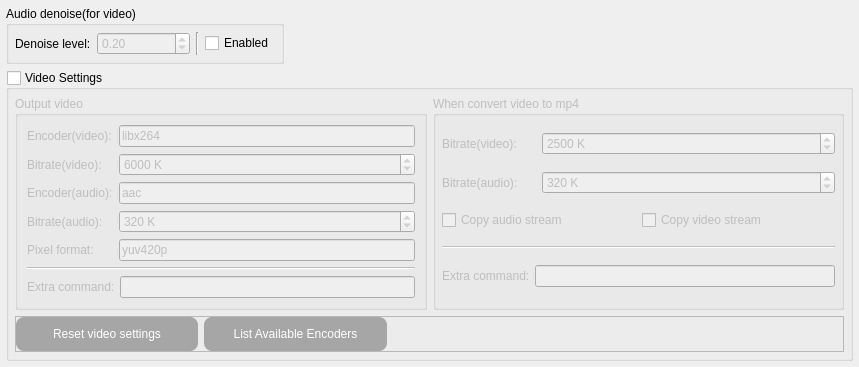
       <widget class="QWidget" name="tab_VideoSettings">
        <attribute name="icon">
         <iconset resource="Style/icon.qrc">
          <normaloff>:/icon/icon/VideoSettings.svg</normaloff>:/icon/icon/VideoSettings.svg</iconset>
        </attribute>
        <attribute name="title">
         <string>Video settings</string>
        </attribute>
        <layout class="QGridLayout" name="gridLayout_2">
         <property name="leftMargin">
          <number>6</number>
         </property>
         <property name="topMargin">
          <number>6</number>
         </property>
         <property name="rightMargin">
          <number>6</number>
         </property>
         <property name="bottomMargin">
          <number>6</number>
         </property>
         <item row="1" column="0" rowspan="4" colspan="3">
          <widget class="QGroupBox" name="groupBox_video_settings">
           <property name="maximumSize">
            <size>
             <width>16777215</width>
             <height>16777215</height>
            </size>
           </property>
           <property name="title">
            <string>Video Settings</string>
           </property>
           <property name="checkable">
            <bool>true</bool>
           </property>
           <property name="checked">
            <bool>false</bool>
           </property>
           <layout class="QGridLayout" name="gridLayout_18" columnstretch="0,0,0">
            <property name="leftMargin">
             <number>6</number>
            </property>
            <property name="topMargin">
             <number>6</number>
            </property>
            <property name="rightMargin">
             <number>6</number>
            </property>
            <property name="bottomMargin">
             <number>6</number>
            </property>
            <item row="0" column="0" colspan="3">
             <layout class="QHBoxLayout" name="horizontalLayout_3" stretch="1,1">
              <item>
               <widget class="QGroupBox" name="groupBox_OutputVideoSettings">
                <property name="enabled">
                 <bool>false</bool>
                </property>
                <property name="title">
                 <string>Output video</string>
                </property>
                <layout class="QGridLayout" name="gridLayout_51">
                 <item row="4" column="1">
                  <widget class="QLineEdit" name="lineEdit_pixformat">
                   <property name="toolTip">
                    <string>Default: Auto</string>
                   </property>
                   <property name="text">
                    <string notr="true">yuv420p</string>
                   </property>
                  </widget>
                 </item>
                 <item row="1" column="0">
                  <widget class="QLabel" name="label_27">
                   <property name="text">
                    <string>Bitrate(video):</string>
                   </property>
                  </widget>
                 </item>
                 <item row="0" column="0">
                  <widget class="QLabel" name="label_31">
                   <property name="text">
                    <string>Encoder(video):</string>
                   </property>
                  </widget>
                 </item>
                 <item row="3" column="0">
                  <widget class="QLabel" name="label_29">
                   <property name="text">
                    <string>Bitrate(audio):</string>
                   </property>
                  </widget>
                 </item>
                 <item row="6" column="0" colspan="2">
                  <widget class="QFrame" name="frame_9">
                   <property name="sizePolicy">
                    <sizepolicy hsizetype="Preferred" vsizetype="Fixed">
                     <horstretch>0</horstretch>
                     <verstretch>0</verstretch>
                    </sizepolicy>
                   </property>
                   <property name="frameShape">
                    <enum>QFrame::NoFrame</enum>
                   </property>
                   <property name="frameShadow">
                    <enum>QFrame::Raised</enum>
                   </property>
                   <layout class="QGridLayout" name="gridLayout_12">
                    <property name="leftMargin">
                     <number>0</number>
                    </property>
                    <property name="topMargin">
                     <number>0</number>
                    </property>
                    <property name="rightMargin">
                     <number>0</number>
                    </property>
                    <property name="bottomMargin">
                     <number>0</number>
                    </property>
                    <property name="spacing">
                     <number>5</number>
                    </property>
                    <item row="0" column="0">
                     <widget class="QLabel" name="label_42">
                      <property name="sizePolicy">
                       <sizepolicy hsizetype="Fixed" vsizetype="Fixed">
                        <horstretch>0</horstretch>
                        <verstretch>0</verstretch>
                       </sizepolicy>
                      </property>
                      <property name="text">
                       <string>Extra command:</string>
                      </property>
                     </widget>
                    </item>
                    <item row="0" column="1">
                     <widget class="QLineEdit" name="lineEdit_ExCommand_output">
                      <property name="toolTip">
                       <string>FFmpeg command line arguments. Seperated by [Space].</string>
                      </property>
                      <property name="text">
                       <string notr="true"/>
                      </property>
                      <property name="clearButtonEnabled">
                       <bool>true</bool>
                      </property>
                     </widget>
                    </item>
                   </layout>
                  </widget>
                 </item>
                 <item row="3" column="1">
                  <widget class="QSpinBox" name="spinBox_bitrate_audio">
                   <property name="toolTip">
                    <string>0 = Auto</string>
                   </property>
                   <property name="suffix">
                    <string notr="true"> K</string>
                   </property>
                   <property name="minimum">
                    <number>0</number>
                   </property>
                   <property name="maximum">
                    <number>999999999</number>
                   </property>
                   <property name="singleStep">
                    <number>10</number>
                   </property>
                   <property name="value">
                    <number>320</number>
                   </property>
                  </widget>
                 </item>
                 <item row="1" column="1">
                  <widget class="QSpinBox" name="spinBox_bitrate_vid">
                   <property name="toolTip">
                    <string>0 = Auto</string>
                   </property>
                   <property name="suffix">
                    <string notr="true"> K</string>
                   </property>
                   <property name="minimum">
                    <number>0</number>
                   </property>
                   <property name="maximum">
                    <number>999999999</number>
                   </property>
                   <property name="singleStep">
                    <number>100</number>
                   </property>
                   <property name="value">
                    <number>6000</number>
                   </property>
                  </widget>
                 </item>
                 <item row="2" column="0">
                  <widget class="QLabel" name="label_32">
                   <property name="text">
                    <string>Encoder(audio):</string>
                   </property>
                  </widget>
                 </item>
                 <item row="5" column="0" colspan="2">
                  <widget class="Line" name="line_17">
                   <property name="orientation">
                    <enum>Qt::Horizontal</enum>
                   </property>
                  </widget>
                 </item>
                 <item row="2" column="1">
                  <widget class="QLineEdit" name="lineEdit_encoder_audio">
                   <property name="toolTip">
                    <string>Default : Auto</string>
                   </property>
                   <property name="text">
                    <string notr="true">aac</string>
                   </property>
                  </widget>
                 </item>
                 <item row="4" column="0">
                  <widget class="QLabel" name="label_33">
                   <property name="text">
                    <string>Pixel format:</string>
                   </property>
                  </widget>
                 </item>
                 <item row="0" column="1">
                  <widget class="QLineEdit" name="lineEdit_encoder_vid">
                   <property name="toolTip">
                    <string>Default : Auto</string>
                   </property>
                   <property name="text">
                    <string notr="true">libx264</string>
                   </property>
                  </widget>
                 </item>
                </layout>
               </widget>
              </item>
              <item>
               <widget class="QGroupBox" name="groupBox_ToMp4VideoSettings">
                <property name="enabled">
                 <bool>false</bool>
                </property>
                <property name="title">
                 <string>When convert video to mp4</string>
                </property>
                <layout class="QGridLayout" name="gridLayout_33">
                 <property name="leftMargin">
                  <number>6</number>
                 </property>
                 <property name="topMargin">
                  <number>6</number>
                 </property>
                 <property name="rightMargin">
                  <number>6</number>
                 </property>
                 <property name="bottomMargin">
                  <number>6</number>
                 </property>
                 <item row="6" column="0" colspan="4">
                  <widget class="QFrame" name="frame_10">
                   <property name="sizePolicy">
                    <sizepolicy hsizetype="Preferred" vsizetype="Fixed">
                     <horstretch>0</horstretch>
                     <verstretch>0</verstretch>
                    </sizepolicy>
                   </property>
                   <property name="frameShape">
                    <enum>QFrame::NoFrame</enum>
                   </property>
                   <property name="frameShadow">
                    <enum>QFrame::Raised</enum>
                   </property>
                   <layout class="QGridLayout" name="gridLayout_52">
                    <property name="leftMargin">
                     <number>0</number>
                    </property>
                    <property name="topMargin">
                     <number>0</number>
                    </property>
                    <property name="rightMargin">
                     <number>0</number>
                    </property>
                    <property name="bottomMargin">
                     <number>0</number>
                    </property>
                    <property name="spacing">
                     <number>5</number>
                    </property>
                    <item row="0" column="0">
                     <widget class="QLabel" name="label_45">
                      <property name="sizePolicy">
                       <sizepolicy hsizetype="Fixed" vsizetype="Fixed">
                        <horstretch>0</horstretch>
                        <verstretch>0</verstretch>
                       </sizepolicy>
                      </property>
                      <property name="text">
                       <string>Extra command:</string>
                      </property>
                     </widget>
                    </item>
                    <item row="0" column="1">
                     <widget class="QLineEdit" name="lineEdit_ExCommand_2mp4">
                      <property name="toolTip">
                       <string>You can enter ffmpeg instructions here.</string>
                      </property>
                      <property name="text">
                       <string notr="true"/>
                      </property>
                      <property name="clearButtonEnabled">
                       <bool>true</bool>
                      </property>
                     </widget>
                    </item>
                   </layout>
                  </widget>
                 </item>
                 <item row="0" column="1" colspan="3">
                  <widget class="QSpinBox" name="spinBox_bitrate_vid_2mp4">
                   <property name="toolTip">
                    <string>0 = Auto</string>
                   </property>
                   <property name="suffix">
                    <string notr="true"> K</string>
                   </property>
                   <property name="minimum">
                    <number>0</number>
                   </property>
                   <property name="maximum">
                    <number>999999999</number>
                   </property>
                   <property name="singleStep">
                    <number>100</number>
                   </property>
                   <property name="value">
                    <number>2500</number>
                   </property>
                  </widget>
                 </item>
                 <item row="0" column="0">
                  <widget class="QLabel" name="label_34">
                   <property name="text">
                    <string>Bitrate(video):</string>
                   </property>
                  </widget>
                 </item>
                 <item row="3" column="1" colspan="3">
                  <widget class="QSpinBox" name="spinBox_bitrate_audio_2mp4">
                   <property name="toolTip">
                    <string>0 = Auto</string>
                   </property>
                   <property name="suffix">
                    <string notr="true"> K</string>
                   </property>
                   <property name="minimum">
                    <number>0</number>
                   </property>
                   <property name="maximum">
                    <number>999999999</number>
                   </property>
                   <property name="singleStep">
                    <number>10</number>
                   </property>
                   <property name="value">
                    <number>320</number>
                   </property>
                  </widget>
                 </item>
                 <item row="4" column="2" colspan="2">
                  <widget class="QCheckBox" name="checkBox_vcodec_copy_2mp4">
                   <property name="toolTip">
                    <string>*May Cause Crash* [Command: -vcodec copy]</string>
                   </property>
                   <property name="text">
                    <string notr="true">Copy video stream</string>
                   </property>
                  </widget>
                 </item>
                 <item row="3" column="0">
                  <widget class="QLabel" name="label_35">
                   <property name="text">
                    <string>Bitrate(audio):</string>
                   </property>
                  </widget>
                 </item>
                 <item row="5" column="0" colspan="4">
                  <widget class="Line" name="line_18">
                   <property name="orientation">
                    <enum>Qt::Horizontal</enum>
                   </property>
                  </widget>
                 </item>
                 <item row="4" column="0" colspan="2">
                  <widget class="QCheckBox" name="checkBox_acodec_copy_2mp4">
                   <property name="toolTip">
                    <string>*May Cause Crash* [Command: -acodec copy]</string>
                   </property>
                   <property name="text">
                    <string notr="true">Copy audio stream</string>
                   </property>
                  </widget>
                 </item>
                </layout>
               </widget>
              </item>
             </layout>
            </item>
            <item row="1" column="0" colspan="3">
             <widget class="QFrame" name="frame_19">
              <property name="sizePolicy">
               <sizepolicy hsizetype="Preferred" vsizetype="Fixed">
                <horstretch>0</horstretch>
                <verstretch>0</verstretch>
               </sizepolicy>
              </property>
              <property name="frameShape">
               <enum>QFrame::StyledPanel</enum>
              </property>
              <property name="frameShadow">
               <enum>QFrame::Raised</enum>
              </property>
              <layout class="QGridLayout" name="gridLayout_60" columnstretch="2,2,5">
               <property name="leftMargin">
                <number>0</number>
               </property>
               <property name="topMargin">
                <number>0</number>
               </property>
               <property name="rightMargin">
                <number>0</number>
               </property>
               <property name="bottomMargin">
                <number>0</number>
               </property>
               <item row="0" column="0">
                <widget class="QPushButton" name="pushButton_ResetVideoSettings">
                 <property name="sizePolicy">
                  <sizepolicy hsizetype="Preferred" vsizetype="Fixed">
                   <horstretch>0</horstretch>
                   <verstretch>0</verstretch>
                  </sizepolicy>
                 </property>
                 <property name="toolTip">
                  <string>Reset video settings</string>
                 </property>
                 <property name="styleSheet">
                  <string notr="true">QPushButton{
background-color: rgb(231, 76, 60);
color: rgb(255, 255, 255);
border-style:outset;
border-radius:8px;
padding:10px;
}
QPushButton:hover{
background-color: rgb(255, 102, 64);
color: rgb(255, 255, 255);
border-style:outset;
border-radius:8px;
padding:10px;
}
QPushButton:pressed{
background-color: rgb(204, 65, 53);
color: rgb(255, 255, 255);
border-style:outset;
border-radius:8px;
padding:10px;
}
QPushButton:disabled{
background-color: rgb(166, 166, 166);
color: rgb(255, 255, 255);
border-style:outset;
border-radius:8px;
padding:10px;
}</string>
                 </property>
                 <property name="text">
                  <string>Reset video settings</string>
                 </property>
                </widget>
               </item>
               <item row="0" column="1">
                <widget class="QPushButton" name="pushButton_encodersList">
                 <property name="sizePolicy">
                  <sizepolicy hsizetype="Preferred" vsizetype="Fixed">
                   <horstretch>0</horstretch>
                   <verstretch>0</verstretch>
                  </sizepolicy>
                 </property>
                 <property name="styleSheet">
                  <string notr="true">QPushButton{
background-color: rgb(52, 152, 219);
color: rgb(255, 255, 255);
border-style:outset;
border-radius:8px;
padding:10px;
}
QPushButton:hover{
background-color: rgb(60, 177, 255);
color: rgb(255, 255, 255);
border-style:outset;
border-radius:8px;
padding:10px;
}
QPushButton:pressed{
background-color: rgb(45, 134, 193);
color: rgb(255, 255, 255);
border-style:outset;
border-radius:8px;
padding:10px;
}
QPushButton:disabled{
background-color: rgb(166, 166, 166);
color: rgb(255, 255, 255);
border-style:outset;
border-radius:8px;
padding:10px;
}</string>
                 </property>
                 <property name="text">
                  <string>List Available Encoders</string>
                 </property>
                </widget>
               </item>
               <item row="0" column="2">
                <spacer name="horizontalSpacer_4">
                 <property name="orientation">
                  <enum>Qt::Horizontal</enum>
                 </property>
                 <property name="sizeHint" stdset="0">
                  <size>
                   <width>549</width>
                   <height>20</height>
                  </size>
                 </property>
                </spacer>
               </item>
              </layout>
             </widget>
            </item>
           </layout>
          </widget>
         </item>
         <item row="0" column="0">
          <widget class="QGroupBox" name="groupBox_AudioDenoise">
           <property name="maximumSize">
            <size>
             <width>16777215</width>
             <height>80</height>
            </size>
           </property>
           <property name="title">
            <string>Audio denoise(for video)</string>
           </property>
           <layout class="QGridLayout" name="gridLayout_16">
            <property name="leftMargin">
             <number>6</number>
            </property>
            <property name="topMargin">
             <number>6</number>
            </property>
            <property name="rightMargin">
             <number>6</number>
            </property>
            <property name="bottomMargin">
             <number>6</number>
            </property>
            <item row="0" column="1">
             <widget class="QDoubleSpinBox" name="doubleSpinBox_AudioDenoiseLevel">
              <property name="enabled">
               <bool>false</bool>
              </property>
              <property name="sizePolicy">
               <sizepolicy hsizetype="Preferred" vsizetype="Fixed">
                <horstretch>0</horstretch>
                <verstretch>0</verstretch>
               </sizepolicy>
              </property>
              <property name="toolTip">
               <string>0.01 ~ 1 [ Default : 0.25 ]</string>
              </property>
              <property name="decimals">
               <number>2</number>
              </property>
              <property name="minimum">
               <double>0.010000000000000</double>
              </property>
              <property name="maximum">
               <double>1.000000000000000</double>
              </property>
              <property name="singleStep">
               <double>0.010000000000000</double>
              </property>
              <property name="value">
               <double>0.200000000000000</double>
              </property>
             </widget>
            </item>
            <item row="0" column="0">
             <widget class="QLabel" name="label_46">
              <property name="sizePolicy">
               <sizepolicy hsizetype="Fixed" vsizetype="Preferred">
                <horstretch>0</horstretch>
                <verstretch>0</verstretch>
               </sizepolicy>
              </property>
              <property name="minimumSize">
               <size>
                <width>0</width>
                <height>0</height>
               </size>
              </property>
              <property name="text">
               <string>Denoise level:</string>
              </property>
             </widget>
            </item>
            <item row="0" column="3">
             <widget class="QCheckBox" name="checkBox_AudioDenoise">
              <property name="sizePolicy">
               <sizepolicy hsizetype="Fixed" vsizetype="Fixed">
                <horstretch>0</horstretch>
                <verstretch>0</verstretch>
               </sizepolicy>
              </property>
              <property name="text">
               <string>Enabled</string>
              </property>
             </widget>
            </item>
            <item row="0" column="2">
             <widget class="Line" name="line_7">
              <property name="orientation">
               <enum>Qt::Vertical</enum>
              </property>
             </widget>
            </item>
           </layout>
          </widget>
         </item>
        </layout>
       </widget>
